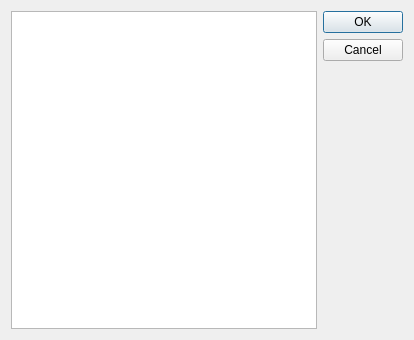
<?xml version="1.0" encoding="UTF-8"?>
<ui version="4.0">
 <class>CSelTelePlug</class>
 <widget class="QDialog" name="CSelTelePlug">
  <property name="geometry">
   <rect>
    <x>0</x>
    <y>0</y>
    <width>414</width>
    <height>340</height>
   </rect>
  </property>
  <property name="windowTitle">
   <string>Select a telescope driver</string>
  </property>
  <layout class="QHBoxLayout" name="horizontalLayout">
   <item>
    <widget class="QListWidget" name="listWidget"/>
   </item>
   <item>
    <layout class="QVBoxLayout" name="verticalLayout">
     <item>
      <widget class="QPushButton" name="pushButton">
       <property name="text">
        <string>OK</string>
       </property>
       <property name="default">
        <bool>true</bool>
       </property>
      </widget>
     </item>
     <item>
      <widget class="QPushButton" name="pushButton_2">
       <property name="text">
        <string>Cancel</string>
       </property>
      </widget>
     </item>
     <item>
      <spacer name="verticalSpacer">
       <property name="orientation">
        <enum>Qt::Vertical</enum>
       </property>
       <property name="sizeHint" stdset="0">
        <size>
         <width>20</width>
         <height>40</height>
        </size>
       </property>
      </spacer>
     </item>
    </layout>
   </item>
  </layout>
 </widget>
 <resources/>
 <connections/>
</ui>
